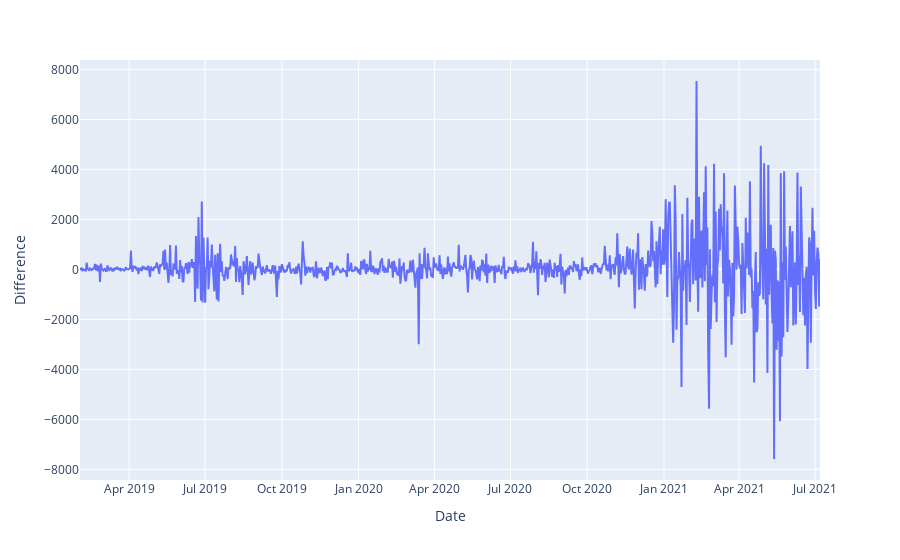

The notebook cell saved with this chart:
### Code cell
fig = px.line(data, x='Date', y="Difference")
fig.show();

### Figure 1 — Plotly figure (JSON) as saved in the notebook; plotly's stock layout.template omitted (floating-point values rounded to 4 significant figures; data arrays with more than 128 entries replaced by an {"elided": "..."} marker saying what was removed)
{"data": [{"hovertemplate": "Date=%{x}<br>Difference=%{y}<extra></extra>", "legendgroup": "", "line": {"color": "#636efa", "dash": "solid"}, "marker": {"symbol": "circle"}, "mode": "lines", "name": "", "orientation": "v", "showlegend": false, "x": {"elided": "888 str values"}, "xaxis": "x", "y": {"elided": "888 float values"}, "yaxis": "y", "type": "scatter"}], "layout": {"xaxis": {"anchor": "y", "domain": [0, 1], "title": {"text": "Date"}}, "yaxis": {"anchor": "x", "domain": [0, 1], "title": {"text": "Difference"}}, "legend": {"tracegroupgap": 0}, "margin": {"t": 60}}}
